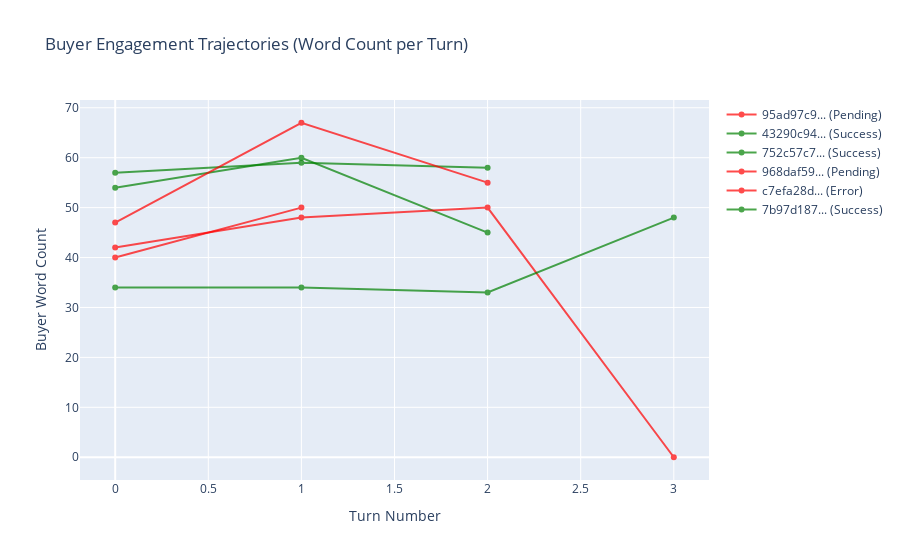

Here is the notebook cell this chart was saved with:
### Code cell
# Engagement trajectory
if DATA_LOADED and len(turns_df) > 0 and len(metrics_df) > 0:
    def get_engagement_trajectory(sim_id):
        sim_turns = turns_df[turns_df['simulation_id'] == sim_id]
        buyer_turns = sim_turns[sim_turns['speaker'] == 'Buyer']
        return buyer_turns['word_count'].tolist()
    
    # Sample trajectories (max 10)
    sample_sims = metrics_df['simulation_id'].head(10).tolist()
    
    fig = go.Figure()
    for sim_id in sample_sims:
        trajectory = get_engagement_trajectory(sim_id)
        if trajectory:
            outcome = metrics_df[metrics_df['simulation_id'] == sim_id]['outcome_label'].values[0]
            color = 'green' if 'Success' in str(outcome) else 'red'
            fig.add_trace(go.Scatter(
                y=trajectory,
                mode='lines+markers',
                name=f"{sim_id[:8]}... ({outcome})",
                line=dict(color=color, width=2),
                opacity=0.7
            ))
    
    fig.update_layout(
        title='Buyer Engagement Trajectories (Word Count per Turn)',
        xaxis_title='Turn Number',
        yaxis_title='Buyer Word Count'
    )
    fig.show()
else:
    print("⚠️ No data available for trajectory analysis")

### Figure 1 — Plotly figure (JSON) as saved in the notebook; plotly's stock layout.template omitted (floating-point values rounded to 4 significant figures)
{"data": [{"line": {"color": "red", "width": 2}, "mode": "lines+markers", "name": "95ad97c9... (Pending)", "opacity": 0.7, "type": "scatter", "y": [40, 50]}, {"line": {"color": "green", "width": 2}, "mode": "lines+markers", "name": "43290c94... (Success)", "opacity": 0.7, "type": "scatter", "y": [57, 59, 58]}, {"line": {"color": "green", "width": 2}, "mode": "lines+markers", "name": "752c57c7... (Success)", "opacity": 0.7, "type": "scatter", "y": [54, 60, 45]}, {"line": {"color": "red", "width": 2}, "mode": "lines+markers", "name": "968daf59... (Pending)", "opacity": 0.7, "type": "scatter", "y": [47, 67, 55]}, {"line": {"color": "red", "width": 2}, "mode": "lines+markers", "name": "c7efa28d... (Error)", "opacity": 0.7, "type": "scatter", "y": [42, 48, 50, 0]}, {"line": {"color": "green", "width": 2}, "mode": "lines+markers", "name": "7b97d187... (Success)", "opacity": 0.7, "type": "scatter", "y": [34, 34, 33, 48]}], "layout": {"title": {"text": "Buyer Engagement Trajectories (Word Count per Turn)"}, "xaxis": {"title": {"text": "Turn Number"}}, "yaxis": {"title": {"text": "Buyer Word Count"}}}}
